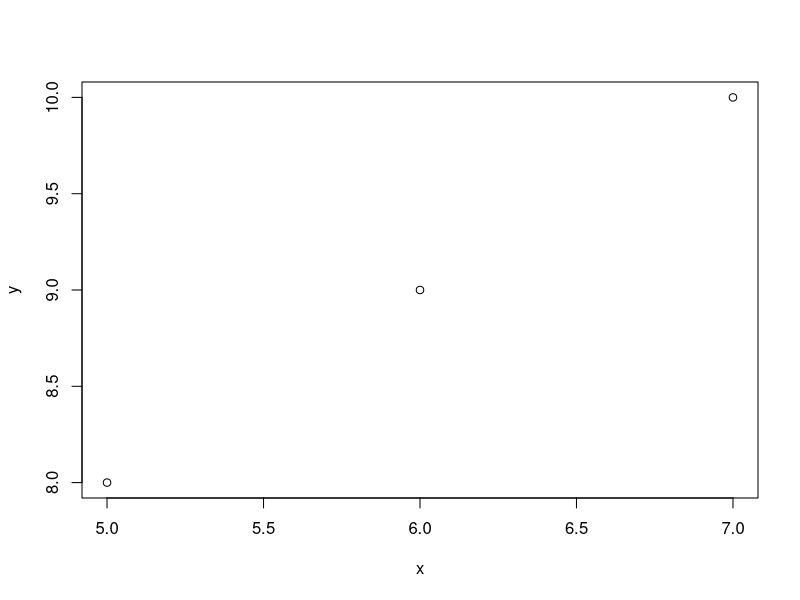
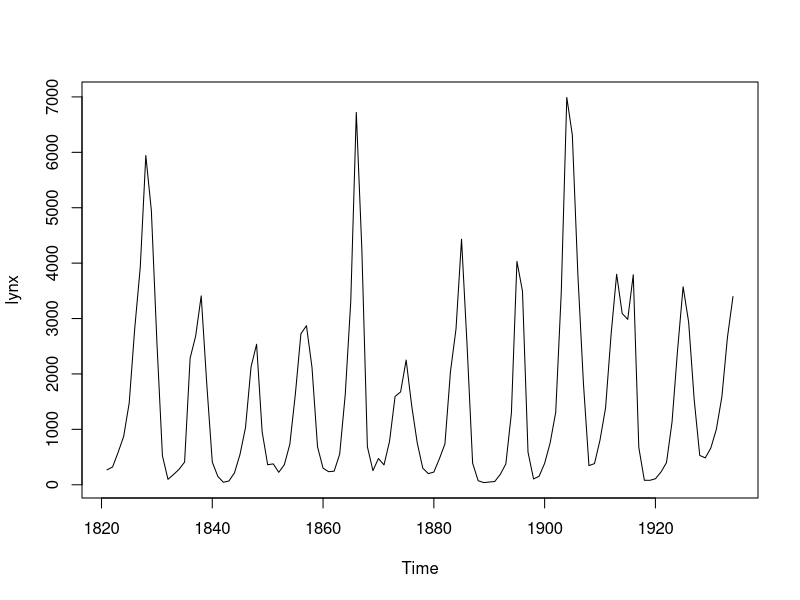
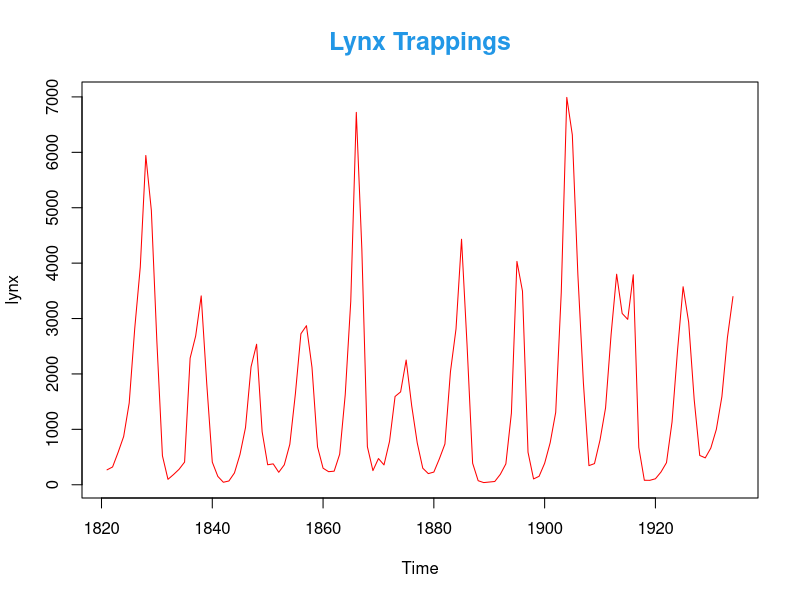
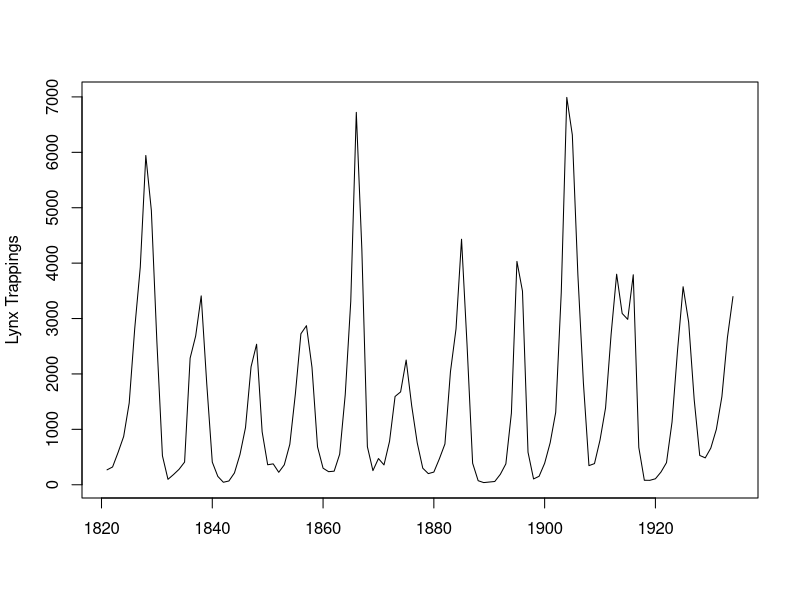
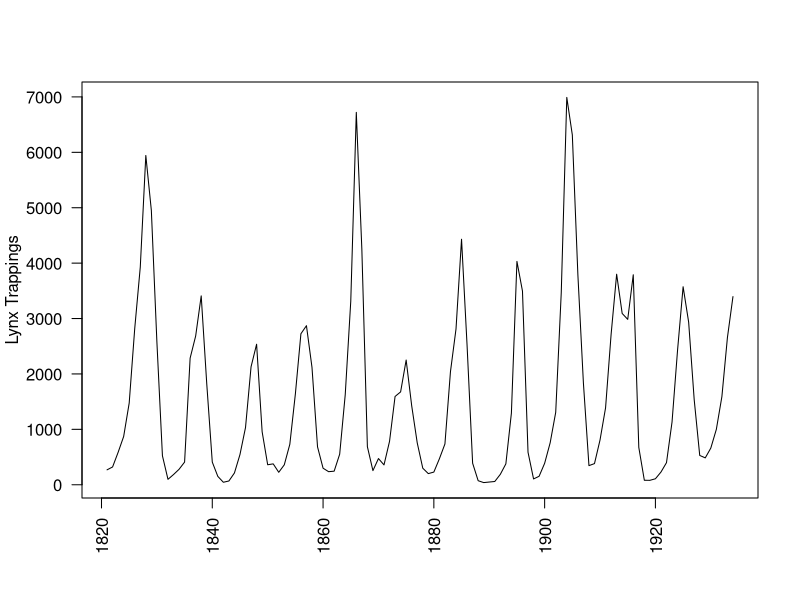
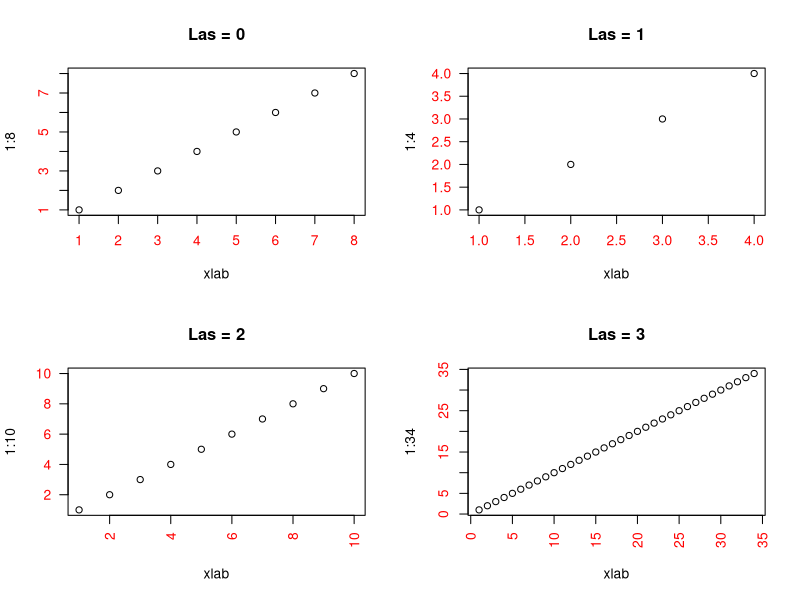

R code for these plots, in order:
x = 5:7
y=8:10

plot(x,y)

plot(lynx)

plot(lynx, main="Lynx Trappings", col="red", col.main=52, cex.main=1.5)

plot(lynx, ylab="Lynx Trappings", xlab="")

plot(lynx, ylab="Lynx Trappings", xlab="", las=2)

par(mfrow=c(2,2), col.axis="red")

plot(1:8, las=0, xlab = "xlab", main="Las = 0")
plot(1:4, las=1, xlab = "xlab", main="Las = 1")
plot(1:10, las=2, xlab = "xlab", main="Las = 2")
plot(1:34, las=3, xlab = "xlab", main="Las = 3")

